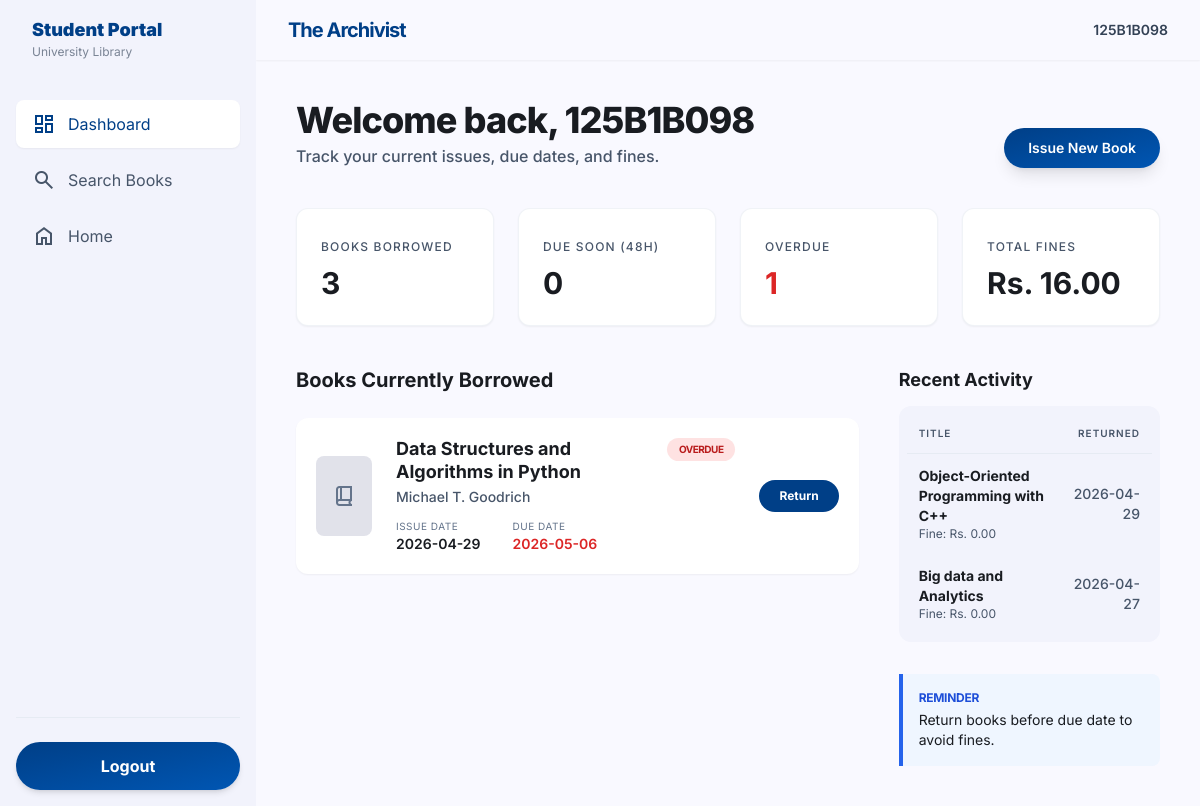
The app's page /student/dashboard (signed in) with its own data.
### tables this page shows
CREATE TABLE users (
    id INTEGER PRIMARY KEY AUTOINCREMENT,
    username TEXT NOT NULL UNIQUE,
    password TEXT NOT NULL,
    role TEXT NOT NULL CHECK (role IN ('admin', 'student'))
, mobile TEXT);

CREATE TABLE issued_books (
    id INTEGER PRIMARY KEY AUTOINCREMENT,
    user_id INTEGER NOT NULL,
    book_id INTEGER NOT NULL,
    issue_date TEXT NOT NULL,
    due_date TEXT NOT NULL,
    return_date TEXT,
    fine REAL NOT NULL DEFAULT 0,
    FOREIGN KEY (user_id) REFERENCES users(id) ON DELETE CASCADE,
    FOREIGN KEY (book_id) REFERENCES books(id) ON DELETE CASCADE
);

CREATE TABLE books (
    id INTEGER PRIMARY KEY AUTOINCREMENT,
    title TEXT NOT NULL,
    author TEXT NOT NULL,
    status TEXT NOT NULL DEFAULT 'Available' CHECK (status IN ('Available', 'Issued')),
    visibility INTEGER NOT NULL DEFAULT 1 CHECK (visibility IN (0, 1))
);

### routes.py (the view)
@bp.route("/student/dashboard")
@role_required("student")
def student_dashboard():
    user = current_user()
    db = get_db()
    today = date.today()
    active_issues = db.execute(
        """
        SELECT ib.id, ib.issue_date, ib.due_date, ib.fine, b.title, b.author, b.id AS book_id
        FROM issued_books ib
        JOIN books b ON b.id = ib.book_id
        WHERE ib.user_id = ? AND ib.return_date IS NULL
        ORDER BY ib.due_date ASC
        """,
        (user["id"],),
    ).fetchall()
    history = db.execute(
        """
        SELECT ib.id, ib.issue_date, ib.due_date, ib.return_date, ib.fine, b.title
        FROM issued_books ib
        JOIN books b ON b.id = ib.book_id
        WHERE ib.user_id = ? AND ib.return_date IS NOT NULL
        ORDER BY ib.return_date DESC
        LIMIT 10
        """,
        (user["id"],),
    ).fetchall()
    total_borrowed = db.execute(
        "SELECT COUNT(*) AS total FROM issued_books WHERE user_id = ?", (user["id"],)
    ).fetchone()["total"]
    due_soon = db.execute(
        """
        SELECT COUNT(*) AS total FROM issued_books
        WHERE user_id = ? AND return_date IS NULL AND due_date BETWEEN ? AND ?
        """,
        (user["id"], today.isoformat(), (today + timedelta(days=2)).isoformat()),
    ).fetchone()["total"]
    overdue = db.execute(
        """
        SELECT COUNT(*) AS total FROM issued_books
        WHERE user_id = ? AND return_date IS NULL AND due_date < ?
        """,
        (user["id"], today.isoformat()),
    ).fetchone()["total"]
    paid_or_recorded_fine = db.execute(
        "SELECT COALESCE(SUM(fine), 0) AS total FROM issued_books WHERE user_id = ?",
        (user["id"],),
    ).fetchone()["total"]
    dynamic_overdue_fine = 0.0
    for row in active_issues:
        due_date = date.fromisoformat(row["due_date"])
        dynamic_overdue_fine += max((today - due_date).days, 0) * float(current_app.config["FINE_PER_DAY"])
    total_fines = float(paid_or_recorded_fine) + dynamic_overdue_fine
    return render_template(
        "student_dashboard.html",
        active_issues=active_issues,
        history=history,
        total_borrowed=total_borrowed,
        due_soon=due_soon,
        overdue=overdue,
        total_fines=total_fines,
        today=today,
    )

### auth.py (called while the page is built)
def current_user():
    user_id = session.get("user_id")
    if not user_id:
        return None
    return get_db().execute(
        "SELECT id, username, role FROM users WHERE id = ?", (user_id,)
    ).fetchone()

def role_required(*roles):
    def decorator(view):
        @wraps(view)
        def wrapped(*args, **kwargs):
            user = current_user()
            if user is None:
                flash("Please login first.", "error")
                return redirect(url_for("login"))
            if user["role"] not in roles:
                flash("You do not have permission to access this page.", "error")
                return redirect(url_for("home"))
            return view(*args, **kwargs)
        return wrapped
    return decorator

### database.py (called while the page is built)
def get_db():
    if "db" not in g:
        g.db = sqlite3.connect(current_app.config["DATABASE"])
        g.db.row_factory = sqlite3.Row
        g.db.execute("PRAGMA foreign_keys = ON")
    return g.db

### server.py (called while the page is built)
def create_app():
    app = Flask(
        __name__,
        template_folder=str(Config.TEMPLATES_PATH),
        static_folder=str(Config.STATIC_PATH),
        static_url_path="/assets",
    )
    app.config.from_object(Config)
    app.teardown_appcontext(close_db)
    @app.context_processor
    def inject_user():
        return {"current_user": current_user()}
    register_routes(app)
    with app.app_context():
        ensure_database()
    return app

### frontend/templates/student_dashboard.html (shortened to what this page needs)
<!DOCTYPE html>
<html lang="en">
<head>
  <script src="https://cdn.tailwindcss.com?plugins=forms,container-queries"></script>
</head>
<body class="bg-[#f9f9ff] text-[#191c21]">
  <aside class="h-screen w-64 fixed left-0 top-0 bg-[#f2f3fc] flex flex-col p-4 z-50">
    <div class="mb-10 px-4">
      <h1 class="text-lg font-black text-[#003f87]">Student Portal</h1>
      <p class="text-xs text-slate-600 opacity-70">University Library</p>
    </div>
    <nav class="flex-grow space-y-2">
      <a class="flex items-center gap-3 px-4 py-3 bg-white text-[#003f87] rounded-lg shadow-sm" href="{{ url_for('student_dashboard') }}">
        <span class="material-symbols-outlined">dashboard</span>
        <span>Dashboard</span>
      </a>
      <a class="flex items-center gap-3 px-4 py-3 text-slate-600 hover:bg-white/70 transition-all" href="{{ url_for('search_books') }}">
        <span class="material-symbols-outlined">search</span>
        <span>Search Books</span>
      </a>
      <a class="flex items-center gap-3 px-4 py-3 text-slate-600 hover:bg-white/70 transition-all" href="{{ url_for('home') }}">
        <span class="material-symbols-outlined">home</span>
        <span>Home</span>
      </a>
    </nav>
    <div class="mt-auto pt-6 border-t border-slate-200/70 space-y-3">
      <form action="{{ url_for('logout') }}" method="post">
        <button class="w-full bg-gradient-to-br from-[#003f87] to-[#0056b3] text-white py-3 rounded-full font-bold shadow-md" type="submit">
          Logout
        </button>
      </form>
    </div>
  </aside>
  <div class="ml-64 flex flex-col min-h-screen">
    <header class="bg-[#f9f9ff]/80 backdrop-blur-xl sticky top-0 z-40 flex justify-between items-center w-full px-8 py-4 shadow-sm">
      <div class="text-xl font-bold tracking-tighter text-[#003f87]">The Archivist</div>
      <div class="text-sm font-semibold text-slate-700">{{ current_user["username"] }}</div>
    </header>
    <main class="flex-grow p-10 max-w-7xl mx-auto w-full space-y-10">
      <section class="flex flex-col md:flex-row md:items-end justify-between gap-6">
        <div class="space-y-1">
          <h2 class="text-4xl font-extrabold tracking-tight">Welcome back, {{ current_user["username"] }}</h2>
          <p class="text-slate-600 font-medium">Track your current issues, due dates, and fines.</p>
        </div>
        <a class="bg-gradient-to-br from-[#003f87] to-[#0056b3] text-white px-6 py-2.5 rounded-full font-semibold shadow-lg text-sm" href="{{ url_for('search_books') }}">
          Issue New Book
        </a>
      </section>
      <section class="grid grid-cols-1 sm:grid-cols-2 lg:grid-cols-4 gap-6">
        <div class="bg-white p-6 rounded-xl shadow-sm border border-slate-200/50">
          <span class="text-slate-600 font-medium text-xs tracking-widest uppercase">Books Borrowed</span>
          <div class="text-3xl font-bold mt-2">{{ total_borrowed }}</div>
        </div>
        <div class="bg-white p-6 rounded-xl shadow-sm border border-slate-200/50">
          <span class="text-slate-600 font-medium text-xs tracking-widest uppercase">Due Soon (48h)</span>
          <div class="text-3xl font-bold mt-2">{{ due_soon }}</div>
        </div>
        <div class="bg-white p-6 rounded-xl shadow-sm border border-slate-200/50">
          <span class="text-slate-600 font-medium text-xs tracking-widest uppercase">Overdue</span>
          <div class="text-3xl font-bold mt-2 text-red-600">{{ overdue }}</div>
        </div>
        <div class="bg-white p-6 rounded-xl shadow-sm border border-slate-200/50">
          <span class="text-slate-600 font-medium text-xs tracking-widest uppercase">Total Fines</span>
          <div class="text-3xl font-bold mt-2">Rs. {{ "%.2f"|format(total_fines) }}</div>
        </div>
      </section>
      <div class="grid grid-cols-1 lg:grid-cols-12 gap-10">
        <section class="lg:col-span-8 space-y-6">
          <div class="flex items-center justify-between">
            <h3 class="text-xl font-bold">Books Currently Borrowed</h3>
          </div>
          <div class="space-y-4">
            {% for issue in active_issues %}
              {% set due_date = issue["due_date"] %}
              {% set is_overdue = due_date < today.isoformat() %}
              <div class="flex items-center gap-6 p-5 bg-white rounded-xl shadow-sm">
                <div class="w-14 h-20 rounded-lg bg-[#e1e2ea] flex-shrink-0 flex items-center justify-center">
                  <span class="material-symbols-outlined text-slate-500">book_2</span>
                </div>
                <div class="flex-grow space-y-1">
                  <div class="flex justify-between items-start gap-4">
                    <h4 class="font-bold text-lg leading-tight">{{ issue["title"] }}</h4>
                    <span class="px-3 py-1 text-[10px] font-bold rounded-full uppercase tracking-tighter {% if is_overdue %}bg-red-100 text-red-700{% else %}bg-blue-100 text-blue-700{% endif %}">
                      {% if is_overdue %}Overdue{% else %}Active{% endif %}
                    </span>
                  </div>
                  <p class="text-slate-600 text-sm font-medium">{{ issue["author"] }}</p>
                  <div class="pt-2 flex items-center gap-8">
                    <div class="flex flex-col">
                      <span class="text-[10px] uppercase tracking-wider text-slate-500">Issue Date</span>
                      <span class="text-sm font-semibold">{{ issue["issue_date"] }}</span>
                    </div>
                    <div class="flex flex-col">
                      <span class="text-[10px] uppercase tracking-wider text-slate-500">Due Date</span>
                      <span class="text-sm font-semibold {% if is_overdue %}text-red-600{% endif %}">{{ issue["due_date"] }}</span>
                    </div>
                  </div>
                </div>
                <form action="{{ url_for('student_return_book', issue_id=issue['id']) }}" method="post">
                  <button class="bg-[#003f87] text-white px-5 py-2 rounded-full text-xs font-bold" type="submit">Return</button>
                </form>
              </div>
            {% else %}
              <div class="bg-white p-6 rounded-xl text-slate-500">You have no active issued books.</div>
            {% endfor %}
          </div>
        </section>
        <aside class="lg:col-span-4 space-y-8">
          <div class="space-y-3">
            <h3 class="text-lg font-bold">Recent Activity</h3>
            <div class="bg-[#f2f3fc] rounded-xl p-2">
              <table class="w-full text-left">
                <thead class="text-[10px] text-slate-600 uppercase tracking-widest border-b border-slate-200/70">
                  <tr>
                    <th class="p-3 font-semibold">Title</th>
                    <th class="p-3 font-semibold text-right">Returned</th>
                  </tr>
                </thead>
                <tbody class="text-sm">
                  {% for item in history %}
                    <tr class="hover:bg-white transition-colors">
                      <td class="p-3">
                        <p class="font-bold">{{ item["title"] }}</p>
                        <p class="text-xs text-slate-600">Fine: Rs. {{ "%.2f"|format(item["fine"] or 0) }}</p>
                      </td>
                      <td class="p-3 text-right text-slate-600 font-medium">{{ item["return_date"] }}</td>
                    </tr>
                  {% else %}
                    <tr>
                      <td class="p-3 text-slate-500" colspan="2">No return history yet.</td>
                    </tr>
                  {% endfor %}
                </tbody>
              </table>
            </div>
          </div>
          <div class="p-4 bg-blue-50 border-l-4 border-blue-600 rounded-r-lg">
            <p class="text-xs font-bold text-blue-700 uppercase tracking-tight">Reminder</p>
            <p class="text-sm mt-1">Return books before due date to avoid fines.</p>
          </div>
        </aside>
      </div>
    </main>
  </div>
</body>
</html>

### frontend/templates/student_dashboard.html (style rules this page uses)
body { font-family: "Inter", sans-serif; }
.material-symbols-outlined { font-variation-settings: "FILL" 0, "wght" 400, "GRAD" 0, "opsz" 24; vertical-align: middle; }

### records on screen
users: username "125B1B098"
issued_books: title "Data Structures and Algorithms in Python", author "Michael T. Goodrich", issue_date "2026-04-29", due_date "2026-05-06"
issued_books: title "Object-Oriented Programming with C++", fine "0.00", return_date "2026-04-29"
issued_books: title "Big data and Analytics", fine "0.00", return_date "2026-04-27"

### other values on screen
{{ total_borrowed }} "3"
{{ due_soon }} "0"
{{ overdue }} "1"
{{ "%.2f"|format(total_fines) }} "16.00"
